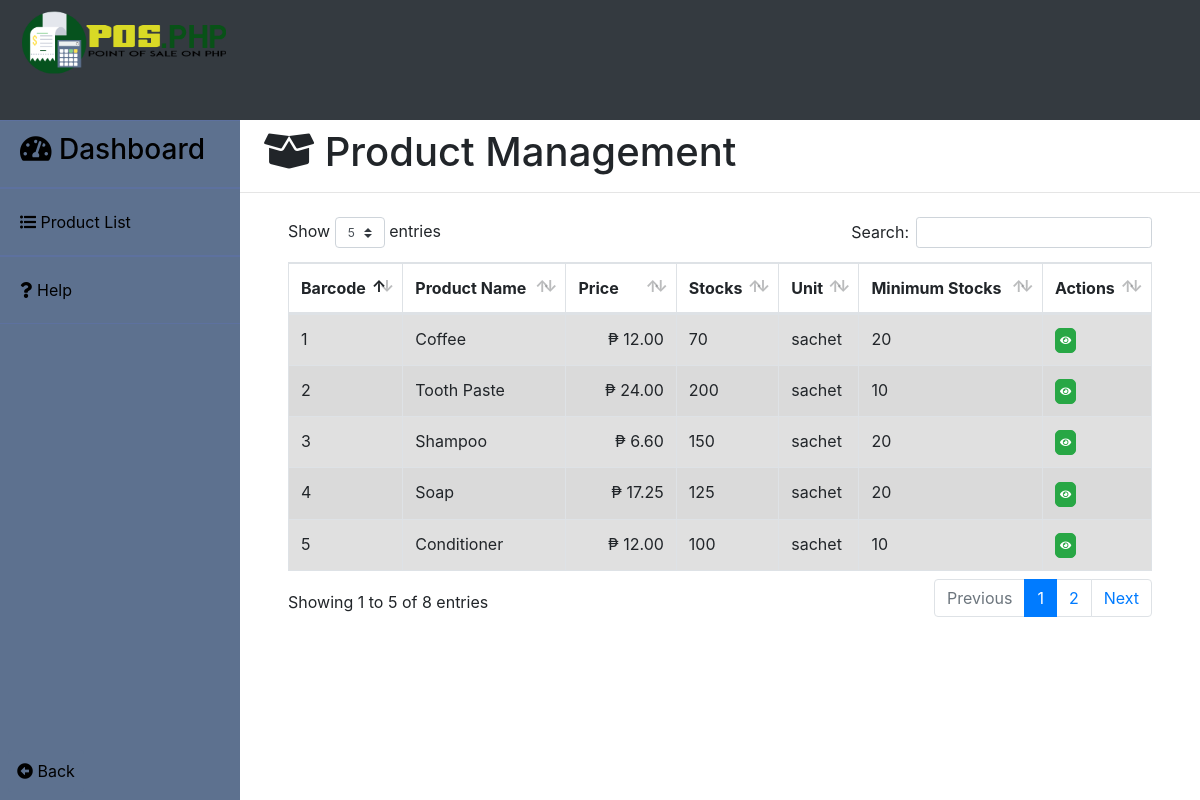
The app's page /employee/inventory.php (signed in), older data.
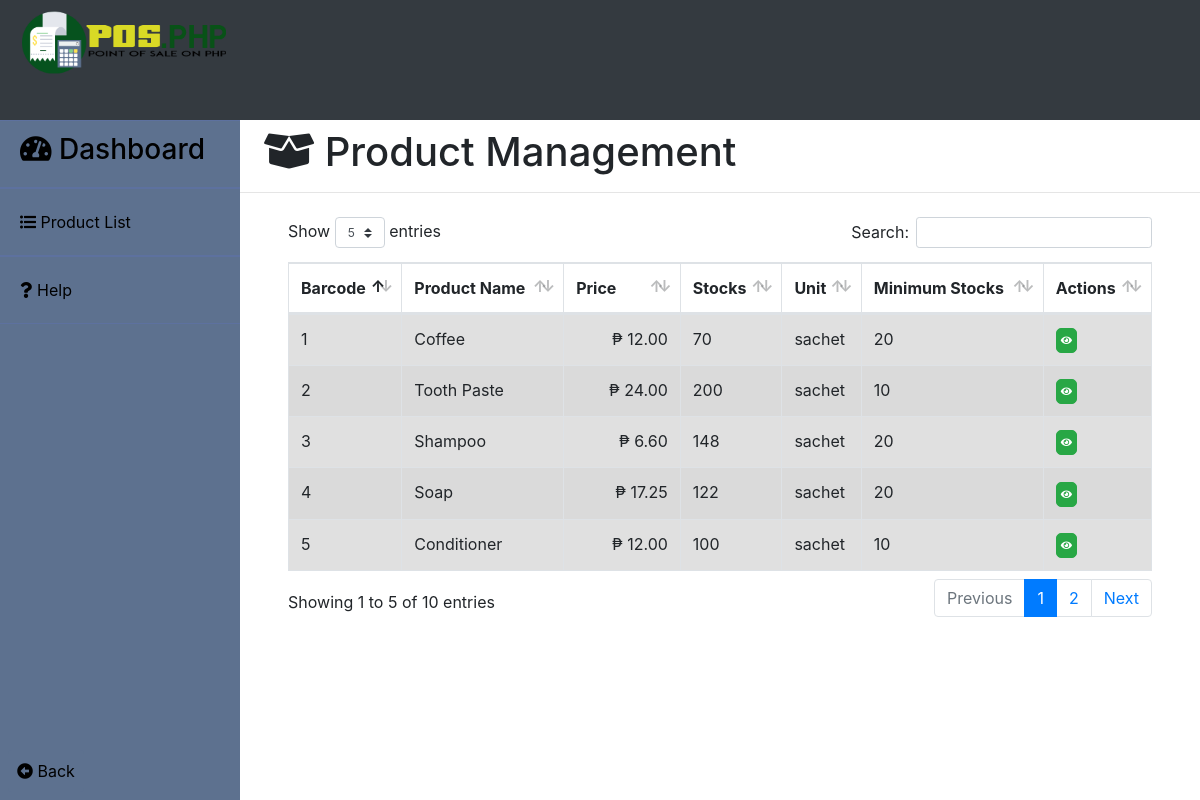
The same page, newer data.
### tables this page shows
CREATE TABLE `products` (
  `product_no` varchar(50) NOT NULL,
  `product_name` varchar(30) DEFAULT NULL,
  `sell_price` decimal(18,2) DEFAULT NULL,
  `quantity` int(11) DEFAULT NULL,
  `unit` varchar(30) DEFAULT NULL,
  `min_stocks` int(11) DEFAULT NULL,
  `remarks` text DEFAULT NULL,
  `location` varchar(50) DEFAULT NULL,
  `images` varchar(30) DEFAULT NULL
);

### employee/inventory.php (the view, shortened to what this page needs)
<?php
	include("../server/connection.php");
	$sql = "SELECT * FROM products";
	$result	= mysqli_query($db, $sql);
?>
<!DOCTYPE html>
<html>
<head>
	<?php include('../templates/head1.php');?>
</head>
<body>
	<div class="contain h-100">
		<?php include('../employee/base2.php');?>
		<div>
			<h1 class="ml-4 pt-2"><i class="fas fa-box-open"></i> Product Management</h1>
			<hr>
			<div class="table-responsive mt-4 pl-5 pr-5">
			<table class="table table-striped table-bordered" id="product_table" style="margin-top: -22px;">
				<thead>
					<tr>
						<th scope="col" class="column-text">Barcode</th>
						<th scope="col" class="column-text">Product Name</th>
						<th scope="col" class="column-text">Price</th>
						<th scope="col" class="column-text">Stocks</th>
						<th scope="col" class="column-text">Unit</th>
						<th scope="col" class="column-text">Minimum Stocks</th>
						<th scope="col" class="column-text">Actions</th>
					</tr>
				</thead>
				<tbody class="table-hover">
					<?php
						while($row = mysqli_fetch_assoc($result)){
				  	?>
					<tr class="table-active">
						<td><?php echo $row['product_no'];?></td>
						<td><?php echo $row['product_name'];?></td>
						<td align="right">₱&nbsp<?php echo $row['sell_price'];?></td>
						<td><?php echo $row['quantity'];?></td>
						<td><?php echo $row['unit'];?></td>
						<td><?php echo $row['min_stocks'];?></td>
						<td>
							<button type="button" name="view" style='font-size:10px; border-radius:5px;padding:4px;' id="<?php echo $row['product_no'];?>" class="btn btn-success view_data"><i class="fas fa-eye"></i></button>
						</td>
					</tr>
					<?php } ?>
				</tbody>
			</table>
			</div>
		</div>
	</div>
</body>
</html>

Row changes from the older to the newer data that the page shows:
changed products "Shampoo": quantity "150" → "148"
changed products "Soap": quantity "125" → "122"
Text that changed along with them:
text written by a page script: "Show entries Search: Showing 1 to 5 of 8 entries Previous 1 2 Next" → "Show entries Search: Showing 1 to 5 of 10 entries Previous 1 2 Next"
